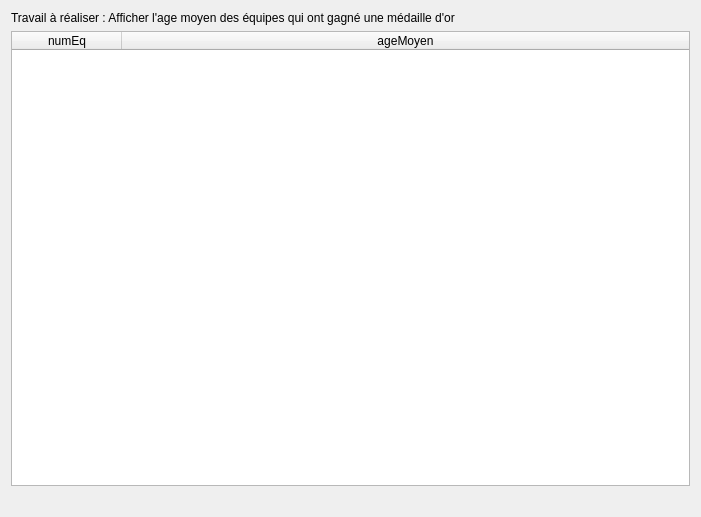
<?xml version="1.0" encoding="UTF-8"?>
<ui version="4.0">
 <class>age_or_equipe</class>
 <widget class="QDialog" name="age_or_equipe">
  <property name="geometry">
   <rect>
    <x>0</x>
    <y>0</y>
    <width>701</width>
    <height>517</height>
   </rect>
  </property>
  <property name="windowTitle">
   <string>Numéro d'équipe et age moyen des équipes ayant remporté une médaille d'or</string>
  </property>
  <layout class="QGridLayout" name="gridLayout">
   <item row="0" column="0">
    <layout class="QHBoxLayout" name="horizontalLayout_2">
     <item>
      <widget class="QLabel" name="label_2">
       <property name="text">
        <string>Travail à réaliser : Afficher l'age moyen des équipes qui ont gagné une médaille d'or</string>
       </property>
       <property name="scaledContents">
        <bool>false</bool>
       </property>
      </widget>
     </item>
    </layout>
   </item>
   <item row="1" column="0">
    <widget class="QTableWidget" name="table_age_or_equipe">
     <attribute name="horizontalHeaderDefaultSectionSize">
      <number>110</number>
     </attribute>
     <attribute name="horizontalHeaderMinimumSectionSize">
      <number>50</number>
     </attribute>
     <attribute name="horizontalHeaderStretchLastSection">
      <bool>true</bool>
     </attribute>
     <attribute name="verticalHeaderVisible">
      <bool>false</bool>
     </attribute>
     <column>
      <property name="text">
       <string>numEq</string>
      </property>
     </column>
     <column>
      <property name="text">
       <string>ageMoyen</string>
      </property>
     </column>
    </widget>
   </item>
   <item row="2" column="0">
    <widget class="QLabel" name="label_age_or_equipe">
     <property name="text">
      <string/>
     </property>
     <property name="alignment">
      <set>Qt::AlignCenter</set>
     </property>
    </widget>
   </item>
  </layout>
 </widget>
 <resources/>
 <connections/>
 <slots>
  <slot>refreshResult()</slot>
 </slots>
</ui>
